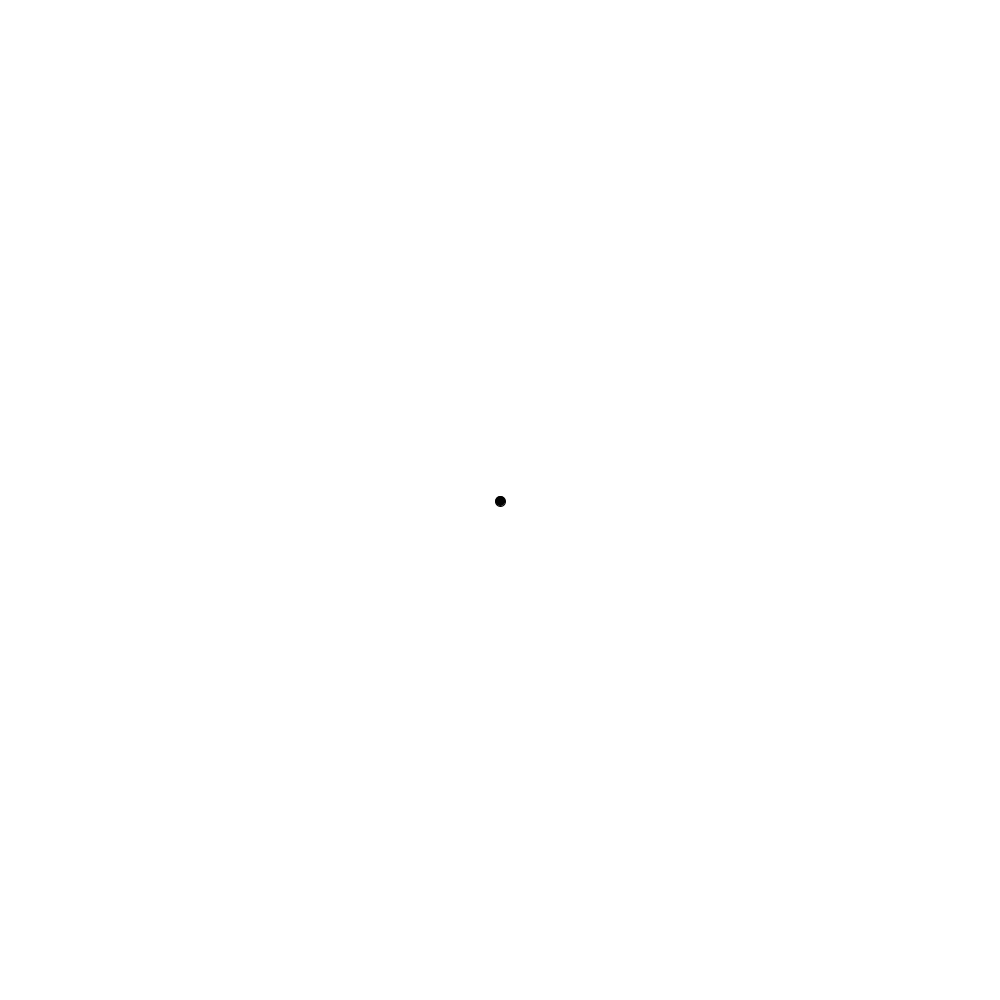
Frame 1 (no input)
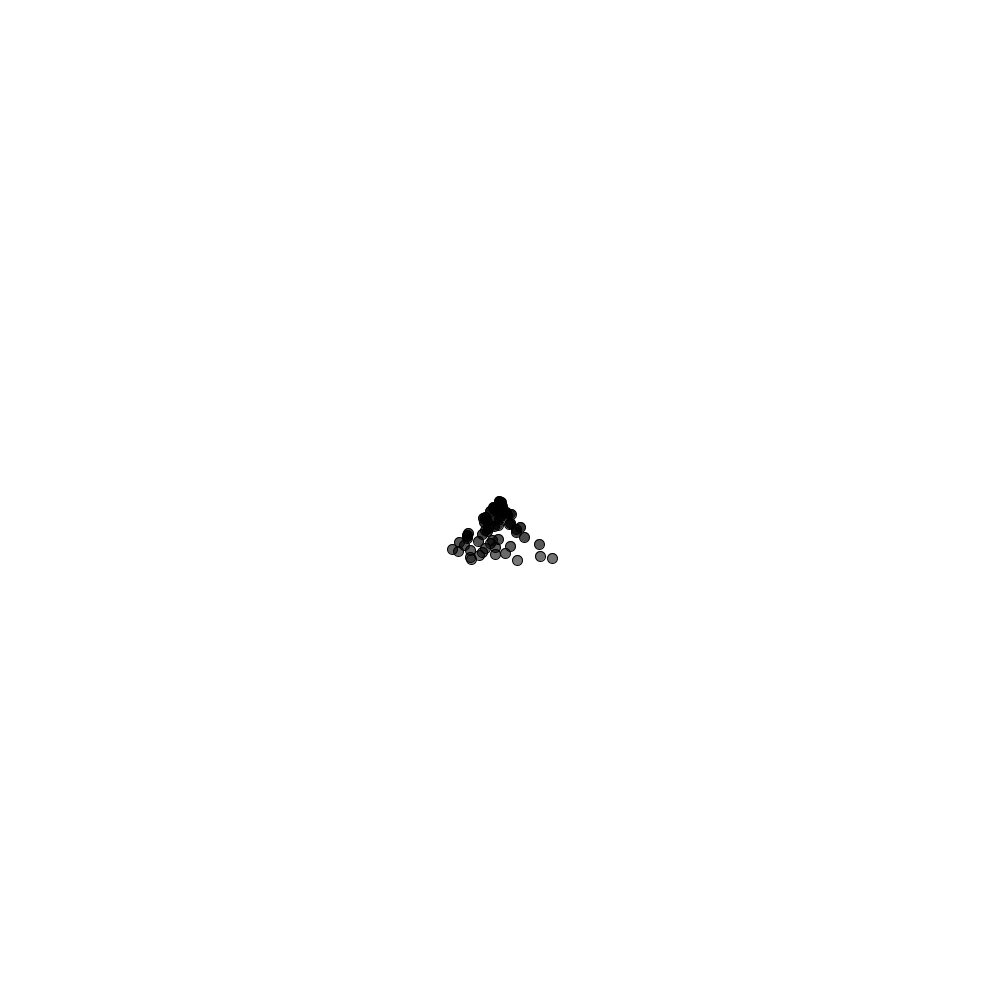
Frame 60 (the mouse pressed at the canvas centre just before this capture)
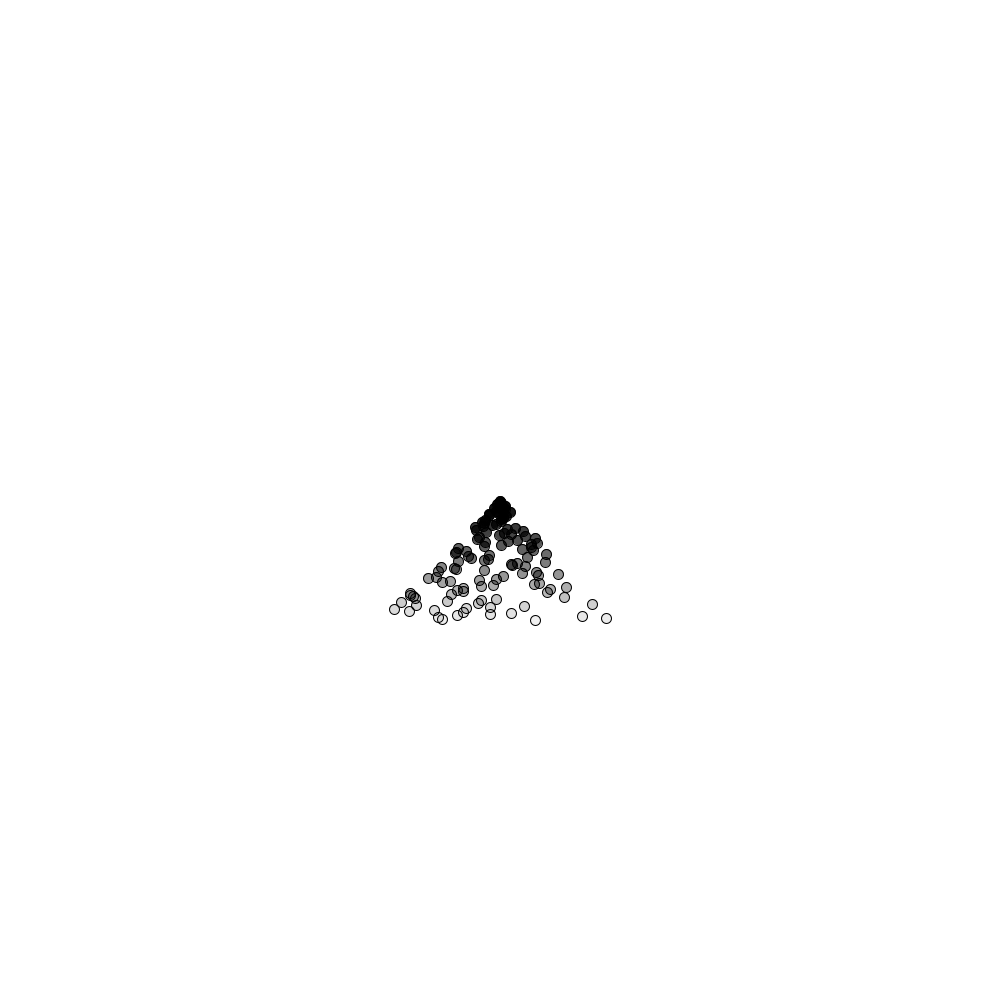
Frame 120 (the mouse held since frame 60 and released just before this capture)

The Processing sketch that drew these frames (run headless with seeded random() and noise(); from frame 60 on, the mouse is pressed at the canvas centre):

// Processing sketch: PS_06
// ── PS_06.pde
PS ps ;


void setup(){
  size(1000,1000);
  ps = new PS(new PVector(width/2,height/2));
}

void draw(){
  background(255);
  
  
  ps.aP();
  ps.run();
}
void keyPressed(){
  PVector grav = new PVector(0,0.1);
  ps.applyF(grav);
}
// ── PS.pde
class PS{
  ArrayList<Particle> ps ;
  PVector o ;
  
  PS(PVector pos_){
    o = pos_.get();
    ps = new ArrayList<Particle>();
  }
  
  void aP(){
    ps.add(new Particle(o));
  }
  
  void applyF(PVector f_){
    for(Particle p : ps){
      p.aF(f_);
    }
  }
  
  void run(){
    for (int i = ps.size()-1 ; i>= 0 ; i --){
      Particle p = ps.get(i);
      p.run();
      if(p.isDead()){
        ps.remove(i);
      }
    }
  }
}
// ── Particle.pde
class Particle {
  PVector pos, vel, acc ;
  float ls ;

  float m = 1 ;

  Particle(PVector l_) {
    pos = l_.get();
    acc = new PVector(0, 0);
    vel = new PVector(random(-1, 1), random(1, -1));
    ls = 255 ;
  }

  void run() {
    update();
    show();
  }

  void update() {
    vel.add(acc);
    pos.add(vel);
    acc.mult(0);
    ls -= 2 ;
  }
  
  void aF(PVector f_){
    PVector f = f_.get();
    f.div(m);
    acc.add(f);
  }

  void show() {
    fill(0, ls );
    ellipse(pos.x, pos.y, 10, 10);
  }

  boolean isDead() {
    if (ls < 0 ) {
      return true ;
    } else {
      return false ;
    }
  }
}
